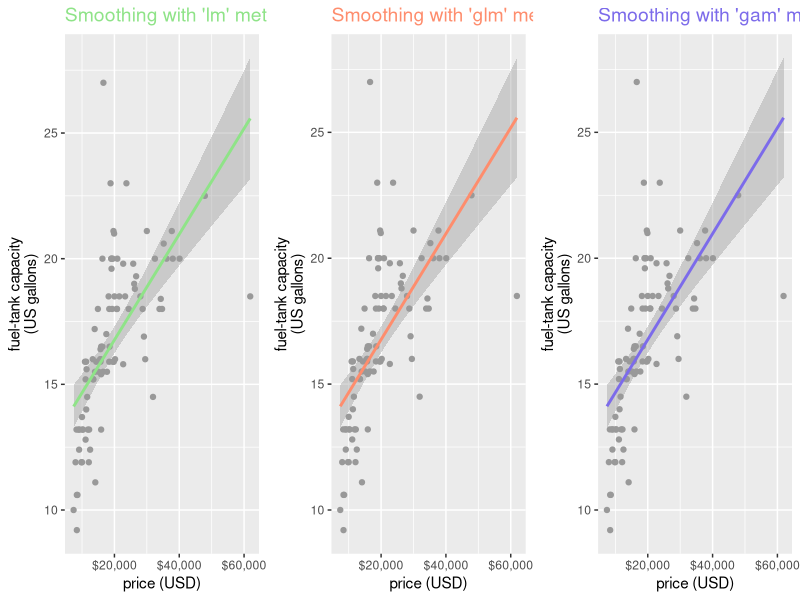

Write R code to recreate this figure.
# Ensure ggplot2 and MASS libraries are loaded as well
library(ggplot2)
library(MASS)
library(mgcv)
library(gridExtra)

cars93 <- MASS::Cars93

# Redefine or ensure that the plots are defined
plot_lm <- ggplot(cars93, aes(x = Price, y = Fuel.tank.capacity)) +
  geom_point(color = "grey60") +
  geom_smooth(se = TRUE, method = "lm", formula = y ~ x, color = "#8fe388") +
  scale_x_continuous(
    name = "price (USD)",
    breaks = c(20, 40, 60),
    labels = c("$20,000", "$40,000", "$60,000")
  ) +
  scale_y_continuous(name = "fuel-tank capacity\n(US gallons)") +
  ggtitle("Smoothing with 'lm' method") +
  theme(plot.title = element_text(size = 14, color = "#8fe388"))

plot_glm <- ggplot(cars93, aes(x = Price, y = Fuel.tank.capacity)) +
  geom_point(color = "grey60") +
  geom_smooth(se = TRUE, method = "glm", formula = y ~ x, color = "#fe8d6d") +
  scale_x_continuous(
    name = "price (USD)",
    breaks = c(20, 40, 60),
    labels = c("$20,000", "$40,000", "$60,000")
  ) +
  scale_y_continuous(name = "fuel-tank capacity\n(US gallons)") +
  ggtitle("Smoothing with 'glm' method") +
  theme(plot.title = element_text(size = 14, color = "#fe8d6d"))

plot_gam <- ggplot(cars93, aes(x = Price, y = Fuel.tank.capacity)) +
  geom_point(color = "grey60") +
  geom_smooth(se = TRUE, method = "gam", formula = y ~ x, color = "#7c6bea") +
  scale_x_continuous(
    name = "price (USD)",
    breaks = c(20, 40, 60),
    labels = c("$20,000", "$40,000", "$60,000")
  ) +
  scale_y_continuous(name = "fuel-tank capacity\n(US gallons)") +
  ggtitle("Smoothing with 'gam' method") +
  theme(plot.title = element_text(size = 14, color = "#7c6bea"))

# Use grid.arrange to display the plots in one row
grid.arrange(plot_lm, plot_glm, plot_gam, ncol = 3)